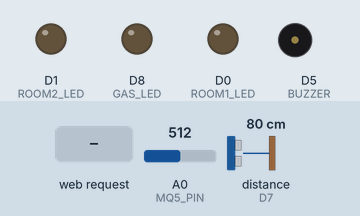
This sketch was run on a simulated ESP8266 (Wemos D1 mini). On the bench: output pins drawn as LEDs (lit = HIGH), buzzer (waves = sounding, pin HIGH). Dashed ring = blinking. The test bench sets the inputs (shaded band); at power-on: A0 (MQ5_PIN) = 512, distance to the obstacle (sensor on D7) 80 cm. The echo pulse lasts 58.3 µs per cm; WiFi joins after 1.5 s; servers stay silent unless stated; pins used as bus, display or sensor lines are not drawn; what the sketch prints to the serial monitor is not drawn.

Above: at 2.8 s.
2.9 s: HTTP request GET /allon received
At 3.3 s:
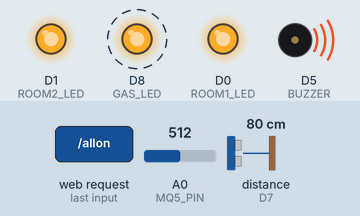
6.4 s: HTTP request GET /alloff received
At 10.9 s:
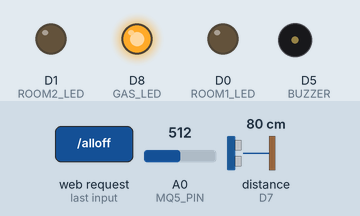
12.4 s: HTTP request GET /led1on received
At 12.9 s:
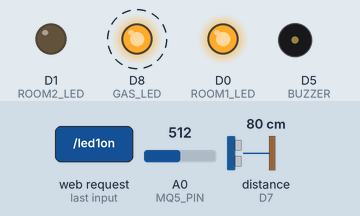
15.9 s: A0 (MQ5_PIN) set to 212
21.9 s: A0 (MQ5_PIN) set to 194
At 22.6 s:
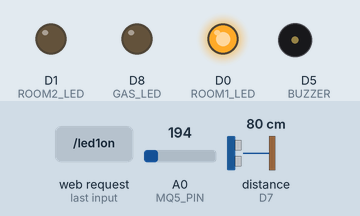
23.5 s: A0 (MQ5_PIN) set to 210
At 25.15 s:
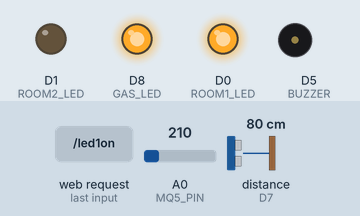
Timing chart, 0 to 28.0 s (numbered marks = the images above; inputs shaded):
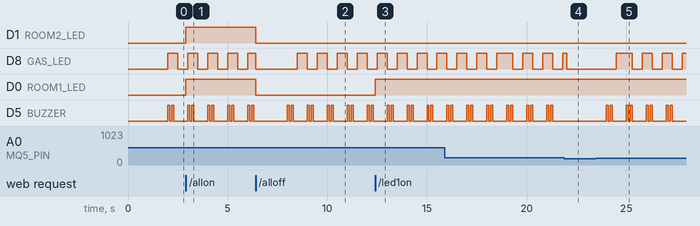

Measured:
- the behaviour switches between 201 and 200 on A0 (MQ5_PIN) (found by bisection; images 3 and 4)
- after the input at 2.9 s, D1 (ROOM2_LED), D0 (ROOM1_LED): LOW → HIGH at once
- after the input at 6.4 s, D1 (ROOM2_LED), D0 (ROOM1_LED): HIGH → LOW at once
- after the input at 12.4 s, D0 (ROOM1_LED): LOW → HIGH at once
- after the input at 21.9 s, D5 (BUZZER): stops changing and stays LOW
- after the input at 23.5 s, D8 (GAS_LED): LOW → HIGH after 1.0 s, then repeats every 1.0 s: LOW 0.50 s, HIGH 0.50 s; D5 (BUZZER): LOW → HIGH after 0.51 s, then repeats every 1.0 s: LOW 0.10 s, HIGH 0.10 s, LOW 0.70 s, HIGH 0.10 s
- by itself, D5 (BUZZER): repeats every 1.0 s: LOW 0.10 s, HIGH 0.10 s, LOW 0.70 s, HIGH 0.10 s

The sketch:

sketch_aug3c.ino
```cpp
#include <ESP8266WiFi.h>
#include <ESP8266WebServer.h>
#include <ESP8266mDNS.h>

// Pin definitions for NodeMCU/Wemos D1 Mini
#define ROOM1_LED D0    // GPIO16
#define ROOM2_LED D1    // GPIO5
#define BUZZER    D5    // GPIO14
#define GAS_LED   D8    // GPIO15
#define MQ5_PIN   A0    // Analog pin
#define TRIG_PIN  D6    // GPIO12
#define ECHO_PIN  D7    // GPIO13

// WiFi credentials
const char* ssid = "Jihadxyz";
const char* password = "101336ROJ";

// Server
ESP8266WebServer server(80);

// Thresholds
const int GAS_THRESHOLD = 200;     // Changed to 200
const int DISTANCE_THRESHOLD = 20; // cm

// State flags
bool gasAlertActive = false;
bool ultrasonicAlertActive = false;
bool gasLedState = false;

// Timing variables
unsigned long lastGasCheck = 0;
unsigned long lastUltrasonicCheck = 0;
unsigned long lastGasBeep = 0;
unsigned long lastGasLedToggle = 0;

void setup() {
  Serial.begin(115200);
  delay(100);

  Serial.println("ESP8266 Home Defender Starting...");

  // Initialize pins
  pinMode(ROOM1_LED, OUTPUT);
  pinMode(ROOM2_LED, OUTPUT);
  pinMode(GAS_LED, OUTPUT);
  pinMode(BUZZER, OUTPUT);
  pinMode(TRIG_PIN, OUTPUT);
  pinMode(ECHO_PIN, INPUT);

  // Set all outputs to LOW
  digitalWrite(ROOM1_LED, LOW);
  digitalWrite(ROOM2_LED, LOW);
  digitalWrite(GAS_LED, LOW);
  digitalWrite(BUZZER, LOW);

  // Connect to WiFi
  WiFi.begin(ssid, password);
  Serial.print("Connecting to WiFi");
  while (WiFi.status() != WL_CONNECTED) {
    delay(500);
    Serial.print(".");
  }
  Serial.println("\nWiFi Connected!");
  Serial.print("IP: ");
  Serial.println(WiFi.localIP());

  // Start mDNS
  if (MDNS.begin("homedefender")) {
    Serial.println("Access: http://homedefender.local");
  }

  // Setup routes
  setupWebRoutes();
  server.begin();
  Serial.println("Server Started");
}

void setupWebRoutes() {
  server.on("/", handleRoot);

  // LED controls
  server.on("/led1on", []() { digitalWrite(ROOM1_LED, HIGH); redirect(); });
  server.on("/led1off", []() { digitalWrite(ROOM1_LED, LOW); redirect(); });
  server.on("/led2on", []() { digitalWrite(ROOM2_LED, HIGH); redirect(); });
  server.on("/led2off", []() { digitalWrite(ROOM2_LED, LOW); redirect(); });

  // Gas alert
  server.on("/gasoff", []() {
    gasAlertActive = false;
    digitalWrite(BUZZER, LOW);
    digitalWrite(GAS_LED, LOW);
    Serial.println("Gas Alert STOPPED");
    redirect();
  });

  // Ultrasonic
  server.on("/uson", []() {
    ultrasonicAlertActive = true;
    Serial.println("Ultrasonic Alert ON");
    redirect();
  });
  server.on("/usoff", []() {
    ultrasonicAlertActive = false;
    digitalWrite(BUZZER, LOW);
    Serial.println("Ultrasonic Alert OFF");
    redirect();
  });

  // All controls
  server.on("/allon", []() {
    digitalWrite(ROOM1_LED, HIGH);
    digitalWrite(ROOM2_LED, HIGH);
    ultrasonicAlertActive = true;
    Serial.println("ALL ON");
    redirect();
  });
  server.on("/alloff", []() {
    digitalWrite(ROOM1_LED, LOW);
    digitalWrite(ROOM2_LED, LOW);
    ultrasonicAlertActive = false;
    gasAlertActive = false;
    digitalWrite(BUZZER, LOW);
    digitalWrite(GAS_LED, LOW);
    Serial.println("ALL OFF");
    redirect();
  });
}

void redirect() {
  server.sendHeader("Location", "/", true);
  server.send(302, "text/plain", "");
}

void loop() {
  server.handleClient();
  MDNS.update();

  unsigned long now = millis();

  // Check gas sensor every 2 seconds
  if (now - lastGasCheck >= 2000) {
    checkGasSensor();
    lastGasCheck = now;
  }

  // Check ultrasonic every 1 second
  if (now - lastUltrasonicCheck >= 1000) {
    checkUltrasonicSensor();
    lastUltrasonicCheck = now;
  }

  // Handle gas alert beeping and LED flashing
  handleGasAlert();

  yield();
}

void handleRoot() {
  String html = "<!DOCTYPE html><html><head>";
  html += "<title>Home Defender</title>";
  html += "<meta name='viewport' content='width=device-width,initial-scale=1'>";
  html += "<style>";
  html += "body{font-family:Arial;text-align:center;margin:20px;background:#222;color:#fff}";
  html += "h1{color:#4CAF50;margin-bottom:30px}";
  html += "button{padding:15px 25px;margin:10px;font-size:18px;border:none;border-radius:8px;cursor:pointer;min-width:120px}";
  html += ".on{background:#4CAF50;color:white}.off{background:#f44336;color:white}";
  html += ".ctrl{background:#2196F3;color:white}.all{background:#ff9800;color:white}";
  html += ".status{margin:20px;padding:15px;background:#333;border-radius:8px}";
  html += "</style></head><body>";

  html += "<h1>🏠 Home Defender</h1>";

  // Room controls
  html += "<div>";
  html += "<button class='on' onclick=\"location.href='/led1on'\">Room 1 ON</button>";
  html += "<button class='off' onclick=\"location.href='/led1off'\">Room 1 OFF</button>";
  html += "</div><div>";
  html += "<button class='on' onclick=\"location.href='/led2on'\">Room 2 ON</button>";
  html += "<button class='off' onclick=\"location.href='/led2off'\">Room 2 OFF</button>";
  html += "</div>";

  // Security controls
  html += "<div style='margin-top:20px'>";
  html += "<button class='on' onclick=\"location.href='/uson'\">Ultrasonic ON</button>";
  html += "<button class='off' onclick=\"location.href='/usoff'\">Ultrasonic OFF</button>";
  html += "</div><div>";
  html += "<button class='ctrl' onclick=\"location.href='/gasoff'\">Stop Gas Alert</button>";
  html += "</div>";

  // All controls
  html += "<div style='margin-top:30px'>";
  html += "<button class='all' onclick=\"location.href='/allon'\">ALL ON</button>";
  html += "<button class='all' onclick=\"location.href='/alloff'\">ALL OFF</button>";
  html += "</div>";


  html += "<script>setTimeout(function(){location.reload()},10000);</script>";
  html += "</body></html>";

  server.send(200, "text/html", html);
}

void checkGasSensor() {
  int gasValue = analogRead(MQ5_PIN);
  Serial.print("Gas Level: ");
  Serial.println(gasValue);

  if (gasValue > GAS_THRESHOLD) {
    if (!gasAlertActive) {
      gasAlertActive = true;
      Serial.println("⚠️ GAS ALERT TRIGGERED! Level: " + String(gasValue));
    }
  } else {
    if (gasAlertActive) {
      gasAlertActive = false;
      digitalWrite(GAS_LED, LOW);
      digitalWrite(BUZZER, LOW);
      Serial.println("✅ Gas Alert CLEARED. Level: " + String(gasValue));
    }
  }
}

void checkUltrasonicSensor() {
  if (!ultrasonicAlertActive) return;

  // Get distance
  digitalWrite(TRIG_PIN, LOW);
  delayMicroseconds(2);
  digitalWrite(TRIG_PIN, HIGH);
  delayMicroseconds(10);
  digitalWrite(TRIG_PIN, LOW);

  long duration = pulseIn(ECHO_PIN, HIGH, 30000);
  int distance = duration * 0.034 / 2;

  if (distance > 0 && distance < 200) { // Valid reading
    Serial.print("Distance: ");
    Serial.print(distance);
    Serial.println(" cm");

    if (distance < DISTANCE_THRESHOLD) {
      Serial.println("🚨 OBJECT DETECTED! Distance: " + String(distance) + " cm");
      // Single beep for object detection
      digitalWrite(BUZZER, HIGH);
      delay(100);
      digitalWrite(BUZZER, LOW);
    }
  } else {
    Serial.println("Distance: Out of range");
  }
}

void handleGasAlert() {
  if (!gasAlertActive) return;

  unsigned long now = millis();

  // Flash GAS LED every 500ms
  if (now - lastGasLedToggle >= 500) {
    gasLedState = !gasLedState;
    digitalWrite(GAS_LED, gasLedState);
    lastGasLedToggle = now;
  }

  // Beep beep pattern every 1 second
  if (now - lastGasBeep >= 1000) {
    // First beep
    digitalWrite(BUZZER, HIGH);
    delay(100);
    digitalWrite(BUZZER, LOW);
    delay(100);
    // Second beep
    digitalWrite(BUZZER, HIGH);
    delay(100);
    digitalWrite(BUZZER, LOW);

    lastGasBeep = now;
  }
}
```
